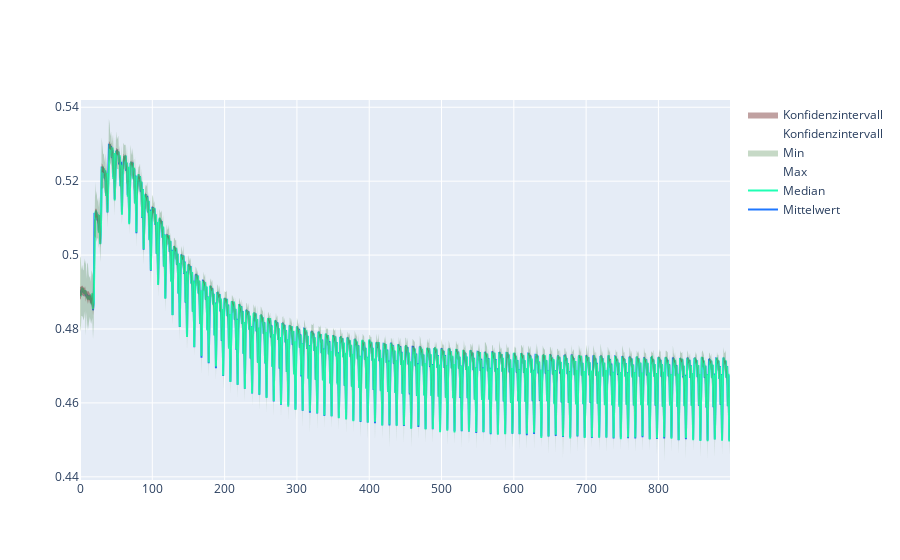

Write notebook code for a chart like this one.
### Code cell
myFig2 = go.Figure([
    go.Scatter(
        name='Mittelwert',
        #x=df['tick'],
        y=reset_df['mean'],
        mode='lines',
        line=dict(color='rgb(31, 119, 255)'),
    ),
    go.Scatter(
        name='Median',
        #x=df['tick'],
        y=reset_df['median'],
        mode='lines',
        line=dict(color='rgb(31, 255, 180)'),
    ),
    go.Scatter(
        name='Max',
        #x=df['tick'],
        y=reset_df['max'],
        mode='lines',
        marker=dict(color="#484"),
        line=dict(width=0),
        showlegend=True
    ),
    go.Scatter(
        name='Min',
        #x=df['tick'],
        y=reset_df['min'],
        marker=dict(color="#464"),
        line=dict(width=0),
        mode='lines',
        fillcolor='rgba(68, 130, 68, 0.3)',
        fill='tonexty',
        showlegend=True
    ),
    go.Scatter(
        name='Konfidenzintervall',
        #x=df['tick'],
        y=reset_df['ci95_hi'],
        mode='lines',
        marker=dict(color="#644"),
        line=dict(width=0),
        showlegend=True
    ),
    go.Scatter(
        name='Konfidenzintervall',
        #x=df['tick'],
        y=reset_df['ci95_lo'],
        marker=dict(color="#448"),
        line=dict(width=0),
        mode='lines',
        fillcolor='rgba(130, 68, 68, 0.5)',
        fill='tonexty',
        showlegend=True
    )
])
myFig.update_layout(
    xaxis_title='X Achse',
    yaxis_title='Y Achse',
    title='Continuous, variable value error bars',
    hovermode="x"
)
myFig2.show()

### Figure 1 — Plotly figure (JSON) as saved in the notebook; plotly's stock layout.template omitted (floating-point values rounded to 4 significant figures; data arrays with more than 128 entries replaced by an {"elided": "..."} marker saying what was removed)
{"data": [{"line": {"color": "rgb(31, 119, 255)"}, "mode": "lines", "name": "Mittelwert", "type": "scatter", "y": {"elided": "900 float values"}}, {"line": {"color": "rgb(31, 255, 180)"}, "mode": "lines", "name": "Median", "type": "scatter", "y": {"elided": "900 float values"}}, {"line": {"width": 0}, "marker": {"color": "#484"}, "mode": "lines", "name": "Max", "showlegend": true, "type": "scatter", "y": {"elided": "900 float values"}}, {"fill": "tonexty", "fillcolor": "rgba(68, 130, 68, 0.3)", "line": {"width": 0}, "marker": {"color": "#464"}, "mode": "lines", "name": "Min", "showlegend": true, "type": "scatter", "y": {"elided": "900 float values"}}, {"line": {"width": 0}, "marker": {"color": "#644"}, "mode": "lines", "name": "Konfidenzintervall", "showlegend": true, "type": "scatter", "y": {"elided": "900 float values"}}, {"fill": "tonexty", "fillcolor": "rgba(130, 68, 68, 0.5)", "line": {"width": 0}, "marker": {"color": "#448"}, "mode": "lines", "name": "Konfidenzintervall", "showlegend": true, "type": "scatter", "y": {"elided": "900 float values"}}], "layout": {}}
